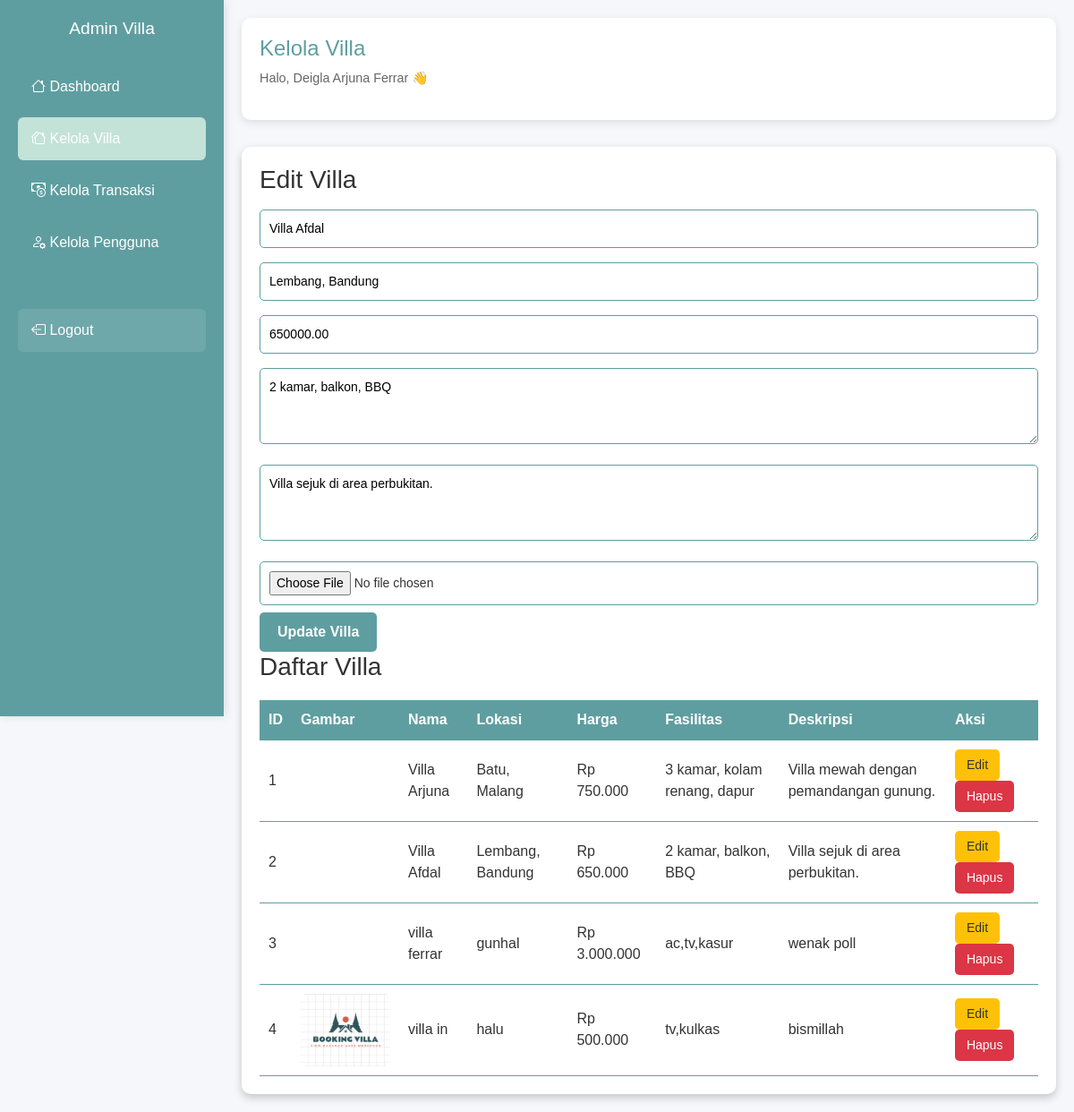
Page /admin/kelola_villa.php?edit=2 (signed in) on the committed database.
### tables this page shows
CREATE TABLE `detail_villa` (
  `id_villa` int(11) NOT NULL,
  `nama_villa` varchar(100) NOT NULL,
  `lokasi` varchar(255) NOT NULL,
  `deskripsi` text DEFAULT NULL,
  `fasilitas` text DEFAULT NULL,
  `harga_permalam` decimal(10,2) NOT NULL,
  `gambar` varchar(255) DEFAULT NULL,
  `status` enum('tersedia','dibooking') DEFAULT 'tersedia'
);

### admin/kelola_villa.php (the view, shortened to what this page needs)
<?php
include '../config/koneksi.php';
$villa = mysqli_query($conn, "SELECT * FROM detail_villa");
$editData = null;
if (isset($_GET['edit'])) {
  $id = $_GET['edit'];
  $editData = mysqli_fetch_assoc(mysqli_query($conn, "SELECT * FROM detail_villa WHERE id_villa='$id'"));
}
?>
<!DOCTYPE html>
<html lang="id">
<head>
  <link href="https://cdn.jsdelivr.net/npm/bootstrap@5.3.8/dist/css/bootstrap.min.css" rel="stylesheet">
  <link rel="stylesheet" href="https://cdn.jsdelivr.net/npm/bootstrap-icons@1.13.1/font/bootstrap-icons.min.css">
</head>
<body>
<div class="sidebar">
  <h2>Admin Villa</h2>
  <a href="dashboard.php"><i class="bi bi-house"></i> Dashboard</a>
  <a href="kelola_villa.php" class="active"><i class="bi bi-houses"></i> Kelola Villa</a>
  <a href="kelola_transaksi.php"><i class="bi bi-cash-coin"></i> Kelola Transaksi</a>
  <a href="kelola_pengguna.php"><i class="bi bi-person-gear"></i> Kelola Pengguna</a>
  <a href="../logout.php" class="logout"><i class="bi bi-box-arrow-left"></i> Logout</a>
</div>
<div class="main-content">
  <header>
    <h1>Kelola Villa</h1>
    <p>Halo, <?php echo $_SESSION['nama_admin']; ?> 👋</p>
  </header>
  <div class="container">
    <h3><?= $editData ? 'Edit Villa' : 'Tambah Villa Baru' ?></h3>
    <form method="POST" enctype="multipart/form-data">
      <input type="text" name="nama" placeholder="Nama Villa" value="<?= $editData['nama_villa'] ?? '' ?>" required>
      <input type="text" name="lokasi" placeholder="Lokasi" value="<?= $editData['lokasi'] ?? '' ?>" required>
      <input type="number" name="harga" placeholder="Harga per malam" value="<?= $editData['harga_permalam'] ?? '' ?>" required>
      <textarea name="fasilitas" placeholder="Fasilitas (pisahkan dengan koma atau baris baru)" rows="3" required><?= $editData['fasilitas'] ?? '' ?></textarea>
      <textarea name="deskripsi" placeholder="Deskripsi" rows="3" required><?= $editData['deskripsi'] ?? '' ?></textarea>
      <input type="file" name="gambar" accept="image/*">
      <button type="submit" name="<?= $editData ? 'update' : 'tambah' ?>">
        <?= $editData ? 'Update Villa' : 'Tambah Villa' ?>
      </button>
    </form>
    <h3>Daftar Villa</h3>
    <table>
      <tr>
        <th>ID</th>
        <th>Gambar</th>
        <th>Nama</th>
        <th>Lokasi</th>
        <th>Harga</th>
        <th>Fasilitas</th>
        <th>Deskripsi</th>
        <th>Aksi</th>
      </tr>
      <?php while ($row = mysqli_fetch_assoc($villa)): ?>
      <tr>
        <td><?= $row['id_villa'] ?></td>
        <td><img src="../assets/img/villa/<?= $row['gambar'] ?>" alt=""></td>
        <td><?= $row['nama_villa'] ?></td>
        <td><?= $row['lokasi'] ?></td>
        <td>Rp <?= number_format($row['harga_permalam'], 0, ',', '.') ?></td>
        <td><?= nl2br($row['fasilitas']) ?></td>
        <td><?= nl2br($row['deskripsi']) ?></td>
        <td>
          <a href="kelola_villa.php?edit=<?= $row['id_villa'] ?>" class="btn btn-edit">Edit</a>
          <a href="kelola_villa.php?hapus=<?= $row['id_villa'] ?>" class="btn btn-hapus" onclick="return confirm('Yakin mau hapus villa ini?')">Hapus</a>
        </td>
      </tr>
      <?php endwhile; ?>
    </table>
  </div>
</div>
</body>
</html>

### admin/kelola_villa.php (style rules this page uses)
* { margin: 0; padding: 0; box-sizing: border-box; font-family: 'Poppins', sans-serif; }
body { background: #f5f7fa; color: #333; display: flex; }
.sidebar { width: 250px; background: linear-gradient(135deg, #5F9EA0, #5F9EA0); color: white; height: 100vh; position: fixed; left: 0; top: 0; padding: 20px; box-shadow: 2px 0 10px rgba(0,0,0,0.1); }
.sidebar h2 { text-align: center; margin-bottom: 30px; font-size: 1.2rem; }
.sidebar a { display: block; color: white; text-decoration: none; padding: 12px 15px; margin: 10px 0; border-radius: 6px; transition: 0.3s; }
.sidebar a:hover, .sidebar a.active { background: #c3e2d8ff; }
.sidebar .logout { background: rgba(255,255,255,0.1); margin-top: 50px; }
.main-content { margin-left: 250px; width: calc(100% - 250px); padding: 20px; }
header { background: white; color: #5F9EA0; padding: 20px; border-radius: 10px; box-shadow: 0 3px 10px rgba(0,0,0,0.1); margin-bottom: 30px; }
header h1 { font-size: 1.5rem; color: #5F9EA0; }
header p { font-size: 0.9rem; color: #666; }
.container { width: 100%; margin: 0 auto; background: white; padding: 20px; border-radius: 10px; box-shadow: 0 4px 10px rgba(0,0,0,0.2); }
table { width: 100%; border-collapse: collapse; margin-top: 20px; }
th, td { padding: 10px; border-bottom: 1px solid #5F9EA0; text-align: left; }
th { background: #5F9EA0; color: white; }
.btn { padding: 6px 12px; border-radius: 5px; color: white; font-size: 14px; text-decoration: none; }
.btn-hapus { background: #dc3545; }
.btn-edit { background: #ffc107; color: #333; }
input, textarea { width: 100%; padding: 10px; margin: 8px 0; border: 1px solid #5F9EA0; border-radius: 5px; font-size: 14px; }
button { background: #5F9EA0; color: white; border: none; padding: 10px 20px; border-radius: 5px; cursor: pointer; font-weight: bold; }
img { width: 100px; border-radius: 6px; }

### rows in the picture
detail_villa: nama "Villa Afdal", lokasi "Lembang, Bandung", harga "650000.00", fasilitas "2 kamar, balkon, BBQ", deskripsi "Villa sejuk di area perbukitan.", id_villa "2", nama_villa "Villa Afdal", harga_permalam "650.000"
detail_villa: id_villa "1", nama_villa "Villa Arjuna", lokasi "Batu, Malang", harga_permalam "750.000", fasilitas "3 kamar, kolam renang, dapur", deskripsi "Villa mewah dengan pemandangan gunung."
detail_villa: id_villa "3", nama_villa "villa ferrar", lokasi "gunhal", harga_permalam "3.000.000", fasilitas "ac,tv,kasur", deskripsi "wenak poll"
detail_villa: id_villa "4", gambar (picture), nama_villa "villa in", lokasi "halu", harga_permalam "500.000", fasilitas "tv,kulkas", deskripsi "bismillah"

### other values in the picture
$_SESSION['nama_admin'] "Deigla Arjuna Ferrar"
